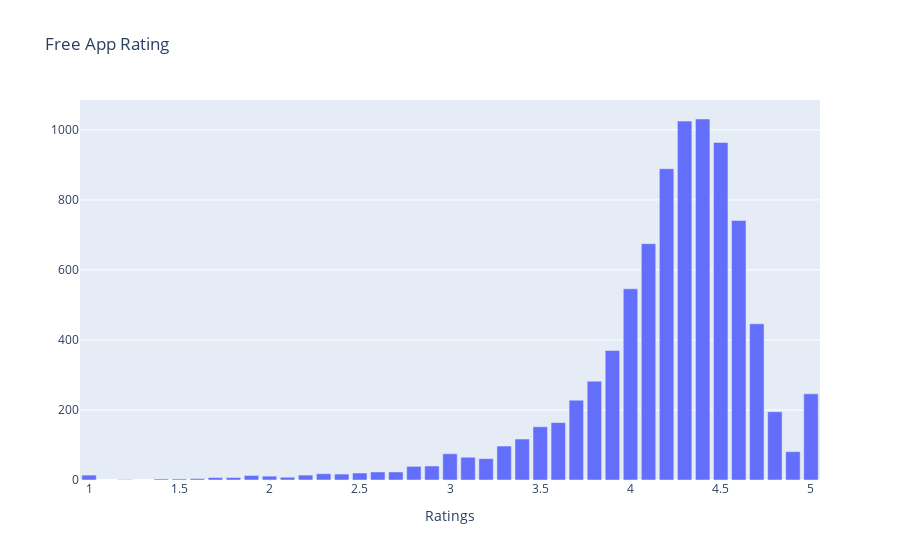

Notebook code for this chart:
### Code cell
col='Rating'
v1=d1[col].value_counts().reset_index()
v1=v1.rename(columns={col:'count','index':col})
v1['percent']=v1['count'].apply(lambda x : 100*x/sum(v1['count']))
trace1 = go.Bar(x=v1[col], y=v1["count"], name="Free", marker=dict())
layout={'title':"Free App Rating",'xaxis':{'title':"Ratings"}}
fig = go.Figure(data=[trace1], layout=layout)
iplot(fig)

### Figure 1 — Plotly figure (JSON) as saved in the notebook; plotly's stock layout.template omitted (floating-point values rounded to 4 significant figures)
{"data": [{"name": "Free", "type": "bar", "x": [4.4, 4.3, 4.5, 4.2, 4.6, 4.1, 4, 4.7, 3.9, 3.8, 5, 3.7, 4.8, 3.6, 3.5, 3.4, 3.3, 4.9, 3, 3.1, 3.2, 2.9, 2.8, 2.7, 2.6, 2.5, 2.3, 2.4, 2.2, 1, 1.9, 2, 2.1, 1.7, 1.8, 1.6, 1.4, 1.5, 1.2], "y": [1031, 1025, 964, 889, 741, 675, 546, 446, 370, 282, 246, 228, 195, 164, 152, 117, 97, 81, 75, 65, 61, 40, 39, 23, 23, 20, 18, 17, 14, 14, 13, 11, 8, 7, 7, 4, 3, 3, 1]}], "layout": {"title": {"text": "Free App Rating"}, "xaxis": {"title": {"text": "Ratings"}}}}
